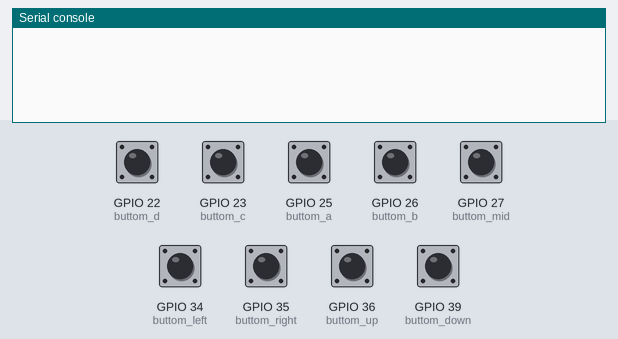
Recording of a program running on a simulated ESP32 board running MicroPython. Parts: the last lines printed to the serial console. The inputs (shaded band) are chosen by the test bench; at power-on: GPIO 22 (buttom_d), GPIO 23 (buttom_c), GPIO 25 (buttom_a), GPIO 26 (buttom_b), GPIO 27 (buttom_mid), GPIO 34 (buttom_left), GPIO 35 (buttom_right), GPIO 36 (buttom_up), GPIO 39 (buttom_down) LOW.

Above: at 1.2 s.
1.3 s: GPIO 22 (buttom_d) pulled HIGH for 0.15 s
At 2.2 s:
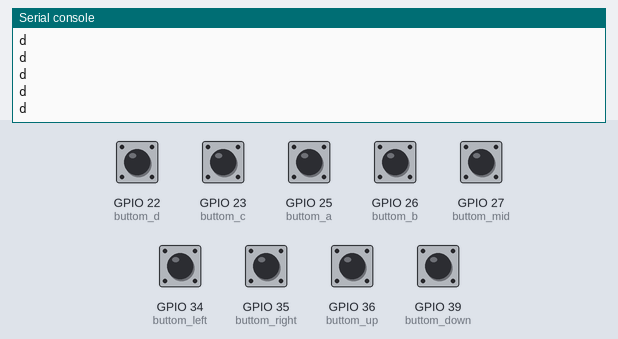
2.9 s: GPIO 23 (buttom_c) pulled HIGH for 0.15 s
At 3.4 s:
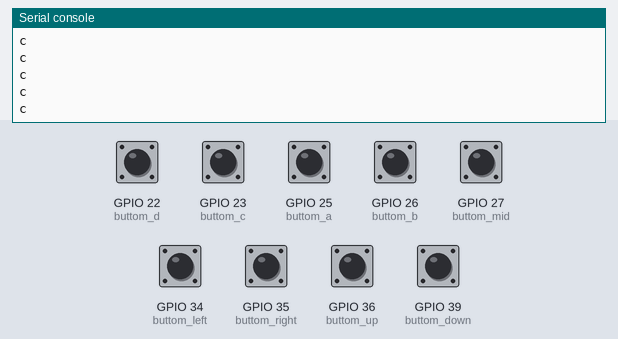
4.5 s: GPIO 25 (buttom_a) pulled HIGH for 0.15 s
At 5.8 s:
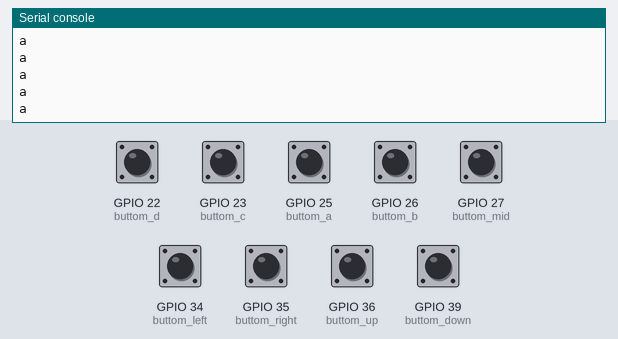
6.1 s: GPIO 26 (buttom_b) pulled HIGH for 0.15 s
At 7.0 s:
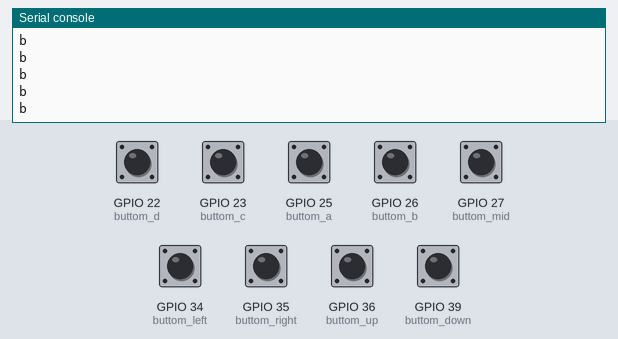
7.7 s: GPIO 27 (buttom_mid) pulled HIGH for 0.15 s
At 8.5 s:
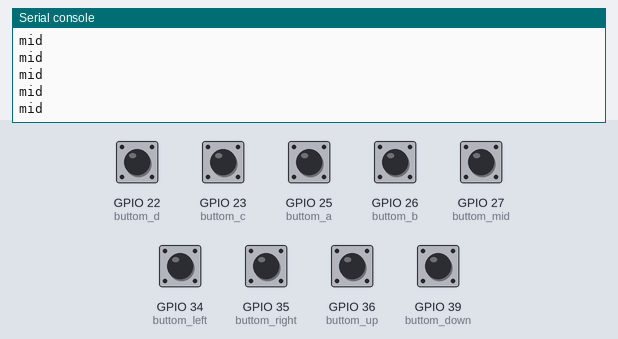
9.3 s: GPIO 34 (buttom_left) pulled HIGH for 0.15 s
At 10.7 s:
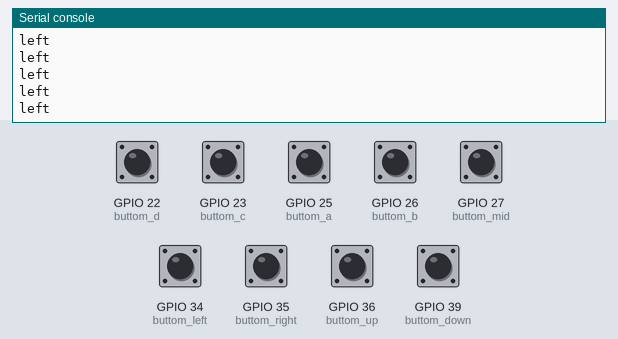

Measured:
- after the input at 1.3 s, the serial console: prints a new line at once (image 1)
- after the input at 2.9 s, the serial console: prints a new line at once (image 2)
- after the input at 4.5 s, the serial console: prints a new line at once (image 3)
- after the input at 6.1 s, the serial console: prints a new line at once (image 4)
- after the input at 7.7 s, the serial console: prints a new line at once (image 5)
- after the input at 9.3 s, the serial console: prints a new line at once (image 6)

The program:

equipment_test.py
```python
from machine import Pin


buttom_up = Pin(36, Pin.IN)
buttom_down = Pin(39, Pin.IN)
buttom_left = Pin(34, Pin.IN)
buttom_right = Pin(35, Pin.IN)
buttom_mid = Pin(27, Pin.IN)
buttom_a = Pin(25, Pin.IN)
buttom_b = Pin(26, Pin.IN)
buttom_c = Pin(23, Pin.IN)
buttom_d = Pin(22, Pin.IN)
while True:
    if buttom_up.value():
        print("up")
    if buttom_down.value():
        print("down")
    if buttom_left.value():
        print("left")
    if buttom_right.value():
        print("right")
    if buttom_mid.value():
        print("mid")
    if buttom_a.value():
        print("a")
    if buttom_b.value():
        print("b")
    if buttom_c.value():
        print("c")
    if buttom_d.value():
        print("d")
```
